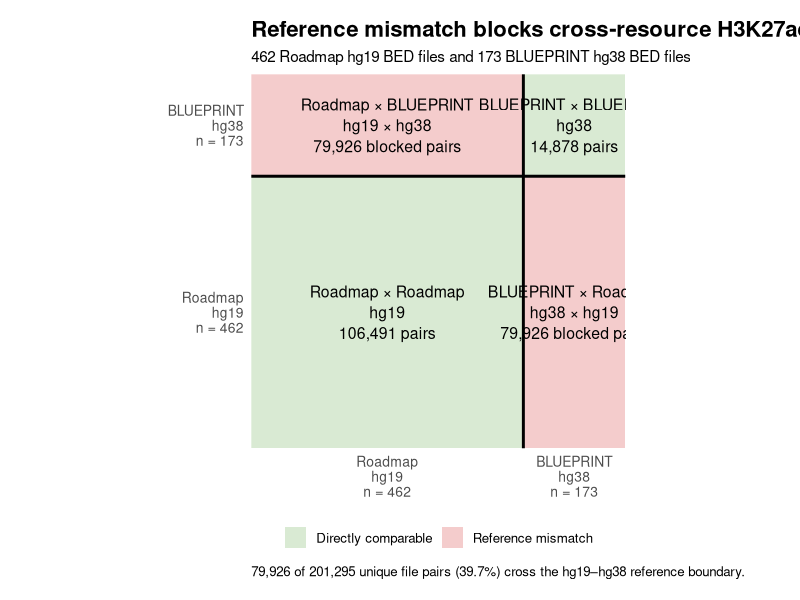
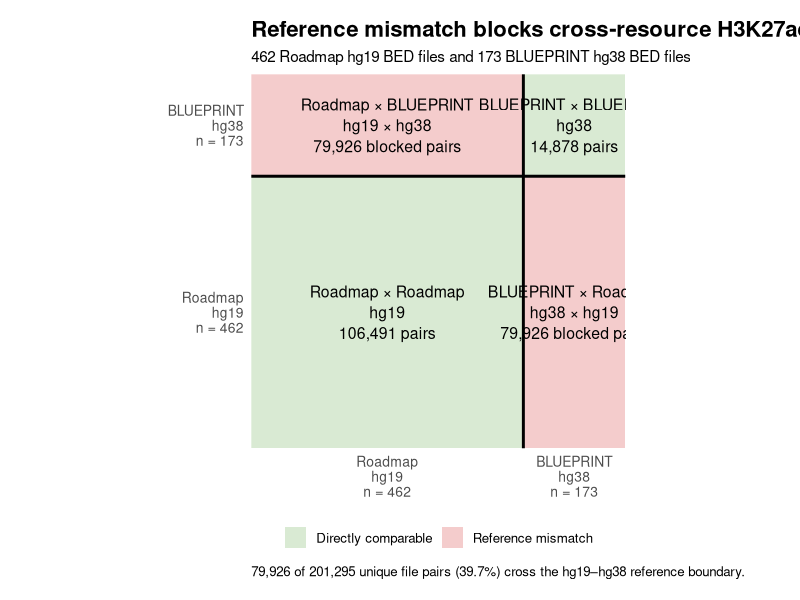
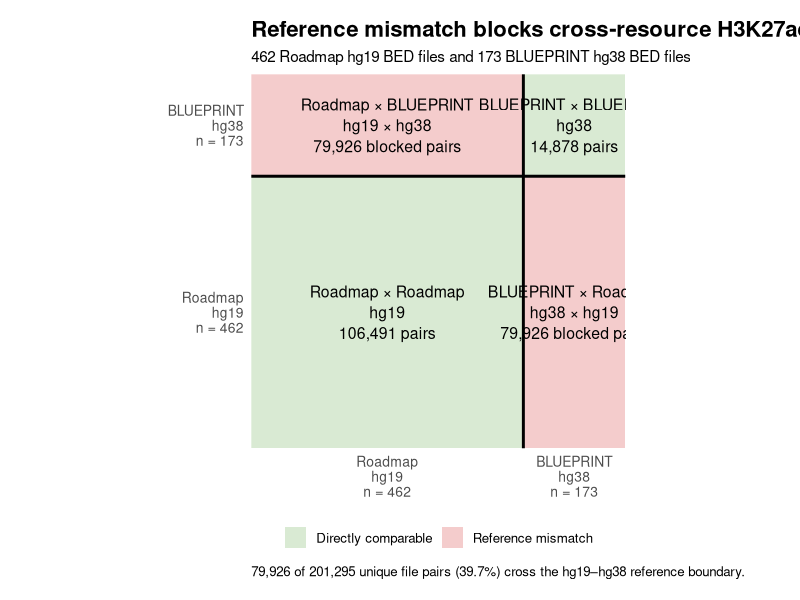

R code for these plots, in order:
#!/usr/bin/env Rscript

# Roadmap–BLUEPRINT H3K27ac reference-mismatch comparison matrix
#
# Roadmap Epigenomics: 462 native hg19 BED files
# BLUEPRINT:           173 native hg38 BED files
#
# Diagonal blocks represent comparisons possible using native BED coordinates.
# Off-diagonal blocks represent comparisons blocked by the hg19/hg38 mismatch.

suppressPackageStartupMessages({
  library(ggplot2)
  library(scales)
})

n_roadmap <- 462
n_blueprint <- 173
n_total <- n_roadmap + n_blueprint

roadmap_pairs <- choose(n_roadmap, 2)
blueprint_pairs <- choose(n_blueprint, 2)
within_reference_pairs <- roadmap_pairs + blueprint_pairs
blocked_pairs <- n_roadmap * n_blueprint
all_pairs <- choose(n_total, 2)

blocked_percent <- 100 * blocked_pairs / all_pairs
comparable_percent <- 100 * within_reference_pairs / all_pairs

stopifnot(blocked_pairs == 79926)
stopifnot(all_pairs == 201295)

blocks <- data.frame(
  block = c(
    "Roadmap × Roadmap",
    "BLUEPRINT × BLUEPRINT",
    "Roadmap × BLUEPRINT",
    "BLUEPRINT × Roadmap"
  ),
  comparison_type = c(
    "Directly comparable",
    "Directly comparable",
    "Reference mismatch",
    "Reference mismatch"
  ),
  xmin = c(0, n_roadmap, 0, n_roadmap),
  xmax = c(n_roadmap, n_total, n_roadmap, n_total),
  ymin = c(0, n_roadmap, n_roadmap, 0),
  ymax = c(n_roadmap, n_total, n_total, n_roadmap)
)

block_labels <- transform(
  blocks,
  x = (xmin + xmax) / 2,
  y = (ymin + ymax) / 2,
  label = c(
    paste0(
      "Roadmap × Roadmap\n",
      "hg19\n",
      comma(roadmap_pairs), " pairs"
    ),
    paste0(
      "BLUEPRINT × BLUEPRINT\n",
      "hg38\n",
      comma(blueprint_pairs), " pairs"
    ),
    paste0(
      "Roadmap × BLUEPRINT\n",
      "hg19 × hg38\n",
      comma(blocked_pairs), " blocked pairs"
    ),
    paste0(
      "BLUEPRINT × Roadmap\n",
      "hg38 × hg19\n",
      comma(blocked_pairs), " blocked pairs"
    )
  )
)

axis_breaks <- c(
  n_roadmap / 2,
  n_roadmap + n_blueprint / 2
)

axis_labels <- c(
  paste0("Roadmap\nhg19\nn = ", comma(n_roadmap)),
  paste0("BLUEPRINT\nhg38\nn = ", comma(n_blueprint))
)

comparison_matrix <- ggplot() +
  geom_rect(
    data = blocks,
    aes(
      xmin = xmin,
      xmax = xmax,
      ymin = ymin,
      ymax = ymax,
      fill = comparison_type
    ),
    linewidth = 0.8
  ) +
  geom_vline(xintercept = n_roadmap, linewidth = 1) +
  geom_hline(yintercept = n_roadmap, linewidth = 1) +
  geom_text(
    data = block_labels,
    aes(x = x, y = y, label = label),
    lineheight = 1.1,
    size = 4
  ) +
  scale_x_continuous(
    breaks = axis_breaks,
    labels = axis_labels,
    expand = c(0, 0)
  ) +
  scale_y_continuous(
    breaks = axis_breaks,
    labels = axis_labels,
    expand = c(0, 0)
  ) +
  scale_fill_manual(
    values = c(
      "Directly comparable" = "#D9EAD3",
      "Reference mismatch" = "#F4CCCC"
    )
  ) +
  coord_fixed() +
  labs(
    title = "Reference mismatch blocks cross-resource H3K27ac comparisons",
    subtitle = paste0(
      comma(n_roadmap), " Roadmap hg19 BED files and ",
      comma(n_blueprint), " BLUEPRINT hg38 BED files"
    ),
    x = NULL,
    y = NULL,
    fill = NULL,
    caption = paste0(
      comma(blocked_pairs), " of ", comma(all_pairs),
      " unique file pairs (", number(blocked_percent, accuracy = 0.1),
      "%) cross the hg19–hg38 reference boundary."
    )
  ) +
  theme_minimal(base_size = 12) +
  theme(
    panel.grid = element_blank(),
    axis.text = element_text(size = 10),
    axis.ticks = element_blank(),
    legend.position = "bottom",
    legend.title = element_blank(),
    plot.title = element_text(face = "bold", size = 16),
    plot.subtitle = element_text(size = 11),
    plot.caption = element_text(hjust = 0),
    plot.margin = margin(15, 20, 15, 15)
  )

print(comparison_matrix)

output_dir <- "paper/database_counts/results"
dir.create(output_dir, recursive = TRUE, showWarnings = FALSE)

ggsave(
  filename = file.path(output_dir, "roadmap_blueprint_reference_matrix.png"),
  plot = comparison_matrix,
  width = 8,
  height = 7,
  units = "in",
  dpi = 300
)

ggsave(
  filename = file.path(output_dir, "roadmap_blueprint_reference_matrix.pdf"),
  plot = comparison_matrix,
  width = 8,
  height = 7,
  units = "in"
)

summary_table <- data.frame(
  category = c(
    "Roadmap within-reference pairs",
    "BLUEPRINT within-reference pairs",
    "Total directly comparable pairs",
    "Cross-reference blocked pairs",
    "All possible unique pairs"
  ),
  pair_count = c(
    roadmap_pairs,
    blueprint_pairs,
    within_reference_pairs,
    blocked_pairs,
    all_pairs
  ),
  percent_of_all_pairs = c(
    100 * roadmap_pairs / all_pairs,
    100 * blueprint_pairs / all_pairs,
    comparable_percent,
    blocked_percent,
    100
  )
)

write.table(
  summary_table,
  file = file.path(output_dir, "roadmap_blueprint_reference_matrix_summary.tsv"),
  sep = "\t",
  quote = FALSE,
  row.names = FALSE
)

print(summary_table)
